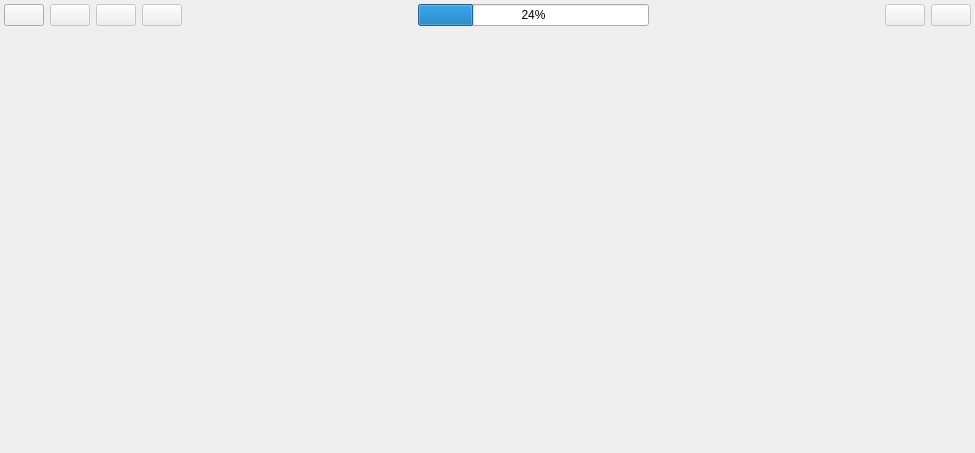
<?xml version="1.0" encoding="UTF-8"?>
<ui version="4.0">
 <class>Widget</class>
 <widget class="QWidget" name="Widget">
  <property name="geometry">
   <rect>
    <x>0</x>
    <y>0</y>
    <width>975</width>
    <height>453</height>
   </rect>
  </property>
  <property name="windowTitle">
   <string>Scapumerus DICOM Viewer</string>
  </property>
  <property name="windowIcon">
   <iconset>
    <normaloff>img/icon.png</normaloff>img/icon.png</iconset>
  </property>
  <layout class="QGridLayout" name="gridLayout" rowstretch="1">
   <property name="leftMargin">
    <number>2</number>
   </property>
   <property name="topMargin">
    <number>2</number>
   </property>
   <property name="rightMargin">
    <number>2</number>
   </property>
   <property name="bottomMargin">
    <number>2</number>
   </property>
   <item row="0" column="0">
    <layout class="QVBoxLayout" name="verticalLayout">
     <item>
      <widget class="QWidget" name="top" native="true">
       <layout class="QHBoxLayout" name="horizontalLayout" stretch="0,0,0,0,0,0,0,0,0">
        <property name="leftMargin">
         <number>2</number>
        </property>
        <property name="topMargin">
         <number>2</number>
        </property>
        <property name="rightMargin">
         <number>2</number>
        </property>
        <property name="bottomMargin">
         <number>2</number>
        </property>
        <item>
         <widget class="QPushButton" name="loadButton">
          <property name="toolTip">
           <string>Open DICOM image folder</string>
          </property>
          <property name="text">
           <string/>
          </property>
          <property name="icon">
           <iconset>
            <normaloff>img/open.png</normaloff>img/open.png</iconset>
          </property>
          <property name="iconSize">
           <size>
            <width>16</width>
            <height>16</height>
           </size>
          </property>
         </widget>
        </item>
        <item>
         <widget class="QPushButton" name="saveButton">
          <property name="enabled">
           <bool>false</bool>
          </property>
          <property name="toolTip">
           <string>Save STL Models</string>
          </property>
          <property name="text">
           <string/>
          </property>
          <property name="icon">
           <iconset>
            <normaloff>img/save.png</normaloff>img/save.png</iconset>
          </property>
         </widget>
        </item>
        <item>
         <widget class="QPushButton" name="segmentButton">
          <property name="enabled">
           <bool>false</bool>
          </property>
          <property name="toolTip">
           <string>Segment datas</string>
          </property>
          <property name="text">
           <string/>
          </property>
          <property name="icon">
           <iconset>
            <normaloff>img/segment.png</normaloff>img/segment.png</iconset>
          </property>
         </widget>
        </item>
        <item>
         <widget class="QPushButton" name="countButton">
          <property name="enabled">
           <bool>false</bool>
          </property>
          <property name="toolTip">
           <string>Count object by slice</string>
          </property>
          <property name="text">
           <string/>
          </property>
          <property name="icon">
           <iconset>
            <normaloff>img/count.png</normaloff>img/count.png</iconset>
          </property>
         </widget>
        </item>
        <item>
         <spacer name="horizontalSpacer_2">
          <property name="orientation">
           <enum>Qt::Horizontal</enum>
          </property>
          <property name="sizeHint" stdset="0">
           <size>
            <width>40</width>
            <height>20</height>
           </size>
          </property>
         </spacer>
        </item>
        <item>
         <widget class="QProgressBar" name="progressBar">
          <property name="sizePolicy">
           <sizepolicy hsizetype="Expanding" vsizetype="Fixed">
            <horstretch>0</horstretch>
            <verstretch>0</verstretch>
           </sizepolicy>
          </property>
          <property name="value">
           <number>24</number>
          </property>
          <property name="invertedAppearance">
           <bool>false</bool>
          </property>
         </widget>
        </item>
        <item>
         <spacer name="horizontalSpacer">
          <property name="orientation">
           <enum>Qt::Horizontal</enum>
          </property>
          <property name="sizeType">
           <enum>QSizePolicy::Expanding</enum>
          </property>
          <property name="sizeHint" stdset="0">
           <size>
            <width>40</width>
            <height>20</height>
           </size>
          </property>
         </spacer>
        </item>
        <item>
         <widget class="QPushButton" name="invertBgColorButton">
          <property name="enabled">
           <bool>false</bool>
          </property>
          <property name="toolTip">
           <string>Invert background</string>
          </property>
          <property name="text">
           <string/>
          </property>
          <property name="icon">
           <iconset>
            <normaloff>img/invert.png</normaloff>img/invert.png</iconset>
          </property>
          <property name="checkable">
           <bool>true</bool>
          </property>
         </widget>
        </item>
        <item>
         <widget class="QPushButton" name="colorsButton">
          <property name="enabled">
           <bool>false</bool>
          </property>
          <property name="toolTip">
           <string>Colorized bones</string>
          </property>
          <property name="text">
           <string/>
          </property>
          <property name="icon">
           <iconset>
            <normaloff>img/color.png</normaloff>img/color.png</iconset>
          </property>
          <property name="checkable">
           <bool>true</bool>
          </property>
         </widget>
        </item>
       </layout>
      </widget>
     </item>
     <item>
      <layout class="QHBoxLayout" name="horizontalLayout_3">
       <item>
        <widget class="View2D" name="view2D" native="true"/>
       </item>
       <item>
        <widget class="View3D" name="view3D" native="true"/>
       </item>
      </layout>
     </item>
     <item>
      <spacer name="verticalSpacer">
       <property name="orientation">
        <enum>Qt::Vertical</enum>
       </property>
       <property name="sizeHint" stdset="0">
        <size>
         <width>20</width>
         <height>40</height>
        </size>
       </property>
      </spacer>
     </item>
    </layout>
   </item>
  </layout>
 </widget>
 <customwidgets>
  <customwidget>
   <class>View3D</class>
   <extends>QWidget</extends>
   <header>View3D.h</header>
   <container>1</container>
  </customwidget>
  <customwidget>
   <class>View2D</class>
   <extends>QWidget</extends>
   <header>View2D.h</header>
   <container>1</container>
  </customwidget>
 </customwidgets>
 <resources/>
 <connections/>
</ui>
